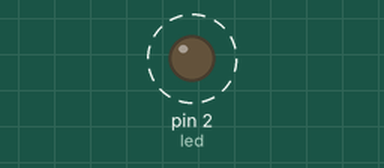
A program run on a simulated MicroPython board. Shown: output pins drawn as LEDs (lit = HIGH). Dashed ring = blinking. What the program prints to the serial console is not drawn.

Above: at 0.2 s.
Timing chart, 0 to 3.0 s (numbered marks = the images above):
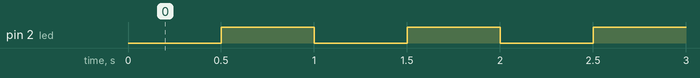

Measured:
- by itself, pin 2 (led): alternates HIGH for 0.50 s and LOW for 0.50 s

The program:

timer01.py
```python
from machine import Pin,Timer
import time

led = Pin(2, Pin.OUT) # DPIO2(D4)內建Led

def show(t):
    toggle=not led.value()
    led.value(toggle)   #燈閃爍

timer = Timer(1)
timer.init(period=500, mode=Timer.PERIODIC, callback=show)

try:
    while True:
        for n in range(100):
            print(n)
            time.sleep(0.1)
except:
    timer.deinit()
    print('stopped')
```
